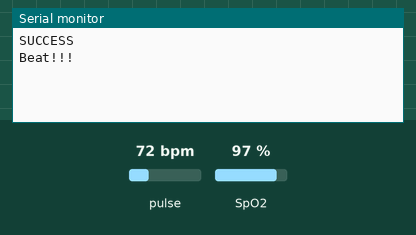
Simulated run of this sketch. Board: ESP32. Parts: the last lines printed to the serial monitor. The inputs (shaded band) are chosen by the test bench; at power-on: pulse 72 bpm, SpO2 97 %. Nothing arrives over Bluetooth unless stated.

Above: at 1.2 s.
1.3 s: pulse set to 42 bpm
At 4.5 s:
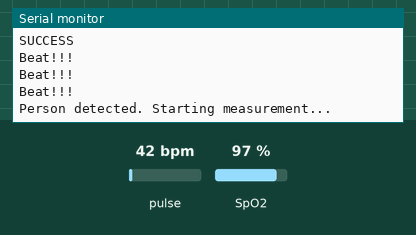
5.6 s: SpO2 set to 80 %
At 6.4 s:
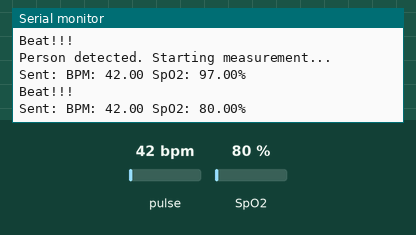
7.1 s: pulse set to 70 bpm
At 11.5 s:
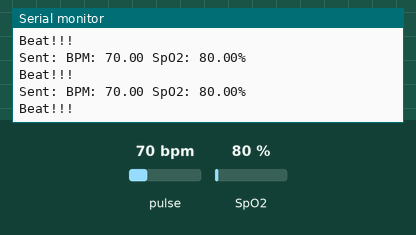

The sketch:

Pulse_Oximeter.ino
```cpp
#include <LiquidCrystal_I2C.h>
#include <Wire.h>
#include "MAX30100_PulseOximeter.h"
#include "BluetoothSerial.h"

#define REPORTING_PERIOD_MS 1000
#define MEASUREMENT_DURATION_MS 20000  // Set measurement duration to 20 seconds

//LiquidCrystal_I2C lcd(0x3F, 16, 2);
BluetoothSerial SerialBT;
PulseOximeter pox;

uint32_t tsLastReport = 0;
uint32_t measurementStartTime = 0;
bool isMeasuring = false;

void onBeatDetected() {
  Serial.println("Beat!!!");
}

void setup() {
  Serial.begin(115200);
  SerialBT.begin("ESP32");
//  lcd.init();
//  lcd.backlight();
//  lcd.print("Welcome");
//  lcd.setCursor(0, 1);
//  lcd.print("Place your finger on the sensor");

  if (!pox.begin()) {
    Serial.println("FAILED");
    for (;;);
  } else {
    Serial.println("SUCCESS");
  }

  pox.setIRLedCurrent(MAX30100_LED_CURR_7_6MA);
  pox.setOnBeatDetectedCallback(onBeatDetected);
}

void loop() {
  pox.update();

  // Start measuring when valid readings are detected and no measurement is in progress
  if (!isMeasuring) {
    float bpm = pox.getHeartRate();
    float spo2 = pox.getSpO2();

    if (bpm > 40 && spo2 > 90) {  // Example thresholds for detecting presence
//      lcd.setCursor(0, 1);
//      lcd.print("Person detected. Starting measurement...");
      Serial.println("Person detected. Starting measurement...");
      isMeasuring = true;
      measurementStartTime = millis();
      tsLastReport = millis();  // Reset report time
    }
  } else {
    // Display and record data during measurement
    if (millis() - tsLastReport > REPORTING_PERIOD_MS) {
      float bpm = pox.getHeartRate();
      float spo2 = pox.getSpO2();

//      lcd.clear();
//      lcd.setCursor(0, 0);
//      lcd.print("BPM: ");
//      lcd.print(bpm);
//      lcd.setCursor(0, 1);
//      lcd.print("SpO2: ");
//      lcd.print(spo2);
//      lcd.print("%");

      if (bpm > 0 && spo2 > 0) {
        String data = "BPM: " + String(bpm) + " SpO2: " + String(spo2) + "%";
        SerialBT.println(data);
        Serial.print("Sent: ");
        Serial.println(data);
      }

      tsLastReport = millis();
    }

    // End measurement after the set duration
    if (millis() - measurementStartTime >= MEASUREMENT_DURATION_MS) {
      Serial.println("Measurement complete.");
      isMeasuring = false;

      // Display final reading or reset for next person
//      lcd.clear();
//      lcd.setCursor(0, 0);
//      lcd.print("Measurement done");
    }
  }
}
```

Measured:
- after the input at 5.6 s, the serial monitor: prints a new line after 0.10 s (image 2)
- after the input at 7.1 s, the serial monitor: prints a new line after 0.60 s (image 3)
